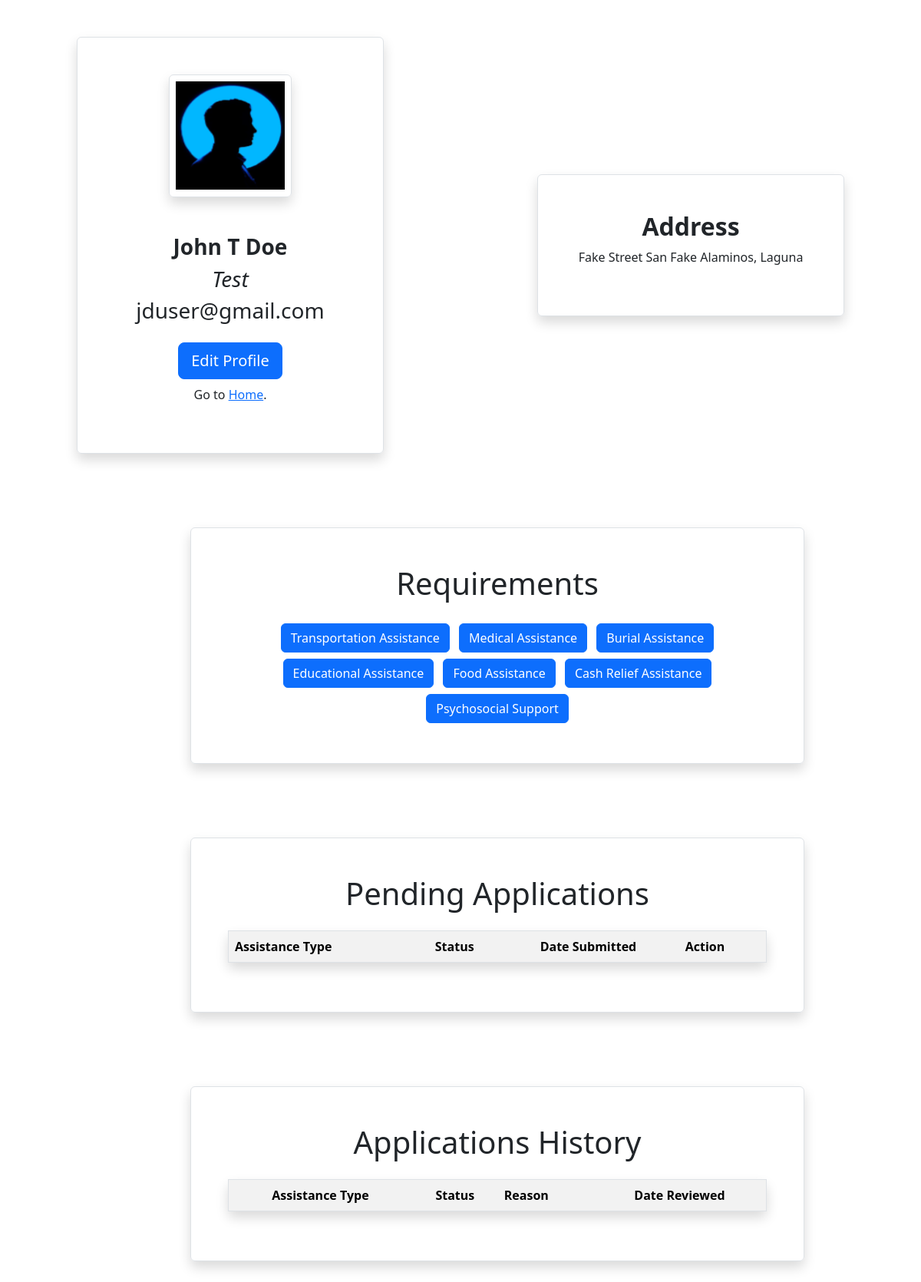
Page /profile.php (signed in) on the committed database.
### tables this page shows
CREATE TABLE `userinfo_tbl` (
  `UserInfo_ID` int(11) NOT NULL,
  `User_ID` int(11) NOT NULL,
  `Fname` varchar(50) NOT NULL,
  `Mname` varchar(50) NOT NULL,
  `Lname` varchar(50) NOT NULL,
  `Birth_Date` date NOT NULL,
  `Sex` char(1) NOT NULL,
  `Contact_Number` varchar(13) NOT NULL DEFAULT '0000-000-0000',
  `Civil_Status` varchar(50) NOT NULL,
  `Religion` varchar(50) NOT NULL,
  `Nationality` varchar(50) NOT NULL
);

CREATE TABLE `register_tbl` (
  `User_ID` int(11) NOT NULL,
  `Username` varchar(50) NOT NULL,
  `Profile_Pic` varchar(255) NOT NULL,
  `Email` varchar(50) NOT NULL,
  `Password` varchar(255) NOT NULL,
  `Access_Level` varchar(10) NOT NULL DEFAULT 'User',
  `Timestamp` timestamp NOT NULL DEFAULT current_timestamp()
);

CREATE TABLE `address_tbl` (
  `Address_ID` int(11) NOT NULL,
  `User_ID` int(11) NOT NULL,
  `Street_Address` varchar(50) NOT NULL,
  `Barangay` varchar(50) NOT NULL,
  `CityorMunicipality` varchar(50) NOT NULL,
  `Province` varchar(50) NOT NULL,
  `Region` varchar(50) NOT NULL,
  `Zip_Code` int(5) NOT NULL
);

### profile.php (the view, shortened to what this page needs)
<?php include "connect.php";
if (empty($_SESSION["userid"])) { ?>
    <script>window.location.href = "logout.php";</script><?php } else {
    $userid = $_SESSION["userid"];
} ?>
<!doctype html>
<html lang="en">
<head>
    <link href="https://cdn.jsdelivr.net/npm/bootstrap@5.3.3/dist/css/bootstrap.min.css" rel="stylesheet"
>
</head>
<body class="overflow-x-hidden" style="min-width: 50em;">
    <div class="container-fluid ">
        <div class="row d-flex justify-content-center align-items-center my-5">
            <div class="col-4 d-flex flex-column justify-content-center align-items-center border rounded shadow p-5">
                <?php
                if (isset($_SESSION["userid"])) {
                    $sql = $pdo->prepare("SELECT t2.Fname, t2.Mname, t2.Lname, t1.Username, t1.Profile_Pic, t1.Email FROM register_tbl As t1, userinfo_tbl AS t2 where t1.User_ID = :userid AND t2.User_ID = :userid");
                    $sql->bindParam(":userid", $userid, PDO::PARAM_INT);
                    $sql->execute();
                    $row = $sql->fetch(PDO::FETCH_ASSOC);
                    if ($row) {
                        ?>
                        <img class="border rounded shadow p-2 mb-5" style="width: 10em; height: 10em;"
                            src="<?php echo (empty($row["Profile_Pic"])) ? "placeholderprofilepic.png" : "file/" . $row["Profile_Pic"] ?>">
                        <h3><b><?php echo htmlspecialchars($row["Fname"], ENT_QUOTES, 'UTF-8') ?>
                                <?php echo htmlspecialchars($row["Mname"], ENT_QUOTES, 'UTF-8') ?>
                                <?php echo htmlspecialchars($row["Lname"], ENT_QUOTES, 'UTF-8') ?></b></h3>
                        <h3><i><?php echo htmlspecialchars($row["Username"], ENT_QUOTES, 'UTF-8') ?></i></h3>
                        <h3><?php echo htmlspecialchars($row["Email"], ENT_QUOTES, 'UTF-8') ?></h3>
                        <a class="btn btn-primary btn-lg mt-3 mb-2" href="profileeditor.php">Edit Profile</a>
                        <p>Go to <a href="index.php">Home</a>.</p>
                    <?php }
                } ?>
            </div>
            <div class="col-4 d-flex flex-column justify-content-center align-items-center border rounded shadow p-5">
                <?php if (isset($_SESSION["userid"])) {
                    $sql = $pdo->prepare("SELECT * FROM address_tbl where User_ID = :userid");
                    $sql->bindParam(":userid", $userid, PDO::PARAM_INT);
                    $sql->execute();
                    $row = $sql->fetch(PDO::FETCH_ASSOC);
                    if ($row) {
                        ?>
                        <h2><b>Address</b></h2>
                        <div class="d-flex justify-content-center align-items-center text-center">
                            <p><?php echo htmlspecialchars($row["Street_Address"], ENT_QUOTES, 'UTF-8') . "&nbsp;" . htmlspecialchars($row["Barangay"], ENT_QUOTES, 'UTF-8') . "&nbsp;" . htmlspecialchars($row["CityorMunicipality"], ENT_QUOTES, 'UTF-8') . ",&nbsp;" . htmlspecialchars($row["Province"], ENT_QUOTES, 'UTF-8') ?>
                            </p>
                        </div>
                    <?php }
                } ?>
            </div>
        </div>
        <div class="row">
            <div class="col-2"></div>
            <div
                class="col-8 d-flex flex-column justify-content-center align-items-center border rounded shadow p-5 m-5">
                <h1 class="mb-4" id="requirements">Requirements</h1>
                <div class="d-flex justify-content-center align-items-center">
                    <div class="grid text-center">
                        <?php $assistancetype = array(
                            "Transportation Assistance" => 'traAss',
                            "Medical Assistance" => 'medAss',
                            "Burial Assistance" => 'burAss',
                            "Educational Assistance" => 'eduAss',
                            "Food Assistance" => 'fooAss',
                            "Cash Relief Assistance" => 'casAss',
                            "Psychosocial Support" => 'psySup',
                        );
                        foreach ($assistancetype as $at => $id) { ?>
                            <button type="submit" class="btn btn-primary m-1" data-bs-toggle="modal"
                                data-bs-target="#<?php echo $id ?>">
                                <?php echo $at ?>
                            </button>
                        <?php }
                                        ?>
                    </div>
                </div>
            </div>
        </div>
        <div class="row">
            <div class="col-2"></div>
            <div
                class="col-8 d-flex flex-column justify-content-center align-items-center border rounded shadow p-5 m-5">
                <h1 class="mb-4" id="pending">Pending Applications</h1>
                <table class="table table-striped border shadow rounded">
                    <tr>
                        <th scope="col">Assistance Type</th>
                        <th class="text-center" scope="col">Status</th>
                        <th class="text-center" scope="col">Date Submitted</th>
                        <th scope="col">Action</th>
                    </tr>
                </table>
            </div>
        </div>
        <div class="row">
            <div class="col-2"></div>
            <div
                class="col-8 d-flex flex-column justify-content-center align-items-center border rounded shadow p-5 m-5">
                <h1 class="mb-4" id="history">Applications History</h1>
                <table class="table table-striped border shadow rounded">
                    <tr>
                        <th class="text-center" scope="col">Assistance Type</th>
                        <th class="text-center" scope="col">Status</th>
                        <th scope="col">Reason</th>
                        <th class="text-center" scope="col">Date Reviewed</th>
                    </tr>
                </table>
            </div>
        </div>
    </div>
</body>
</html>

### rows in the picture
userinfo_tbl: Fname "John", Mname "T", Lname "Doe", User_ID.Username "Test", User_ID.Email "jduser@gmail.com"
address_tbl: Street_Address "Fake Street", Barangay "San Fake", CityorMunicipality "Alaminos", Province "Laguna"

### other values in the picture
$at "Transportation Assistance"
$at "Medical Assistance"
$at "Burial Assistance"
$at "Educational Assistance"
$at "Food Assistance"
$at "Cash Relief Assistance"
$at "Psychosocial Support"
